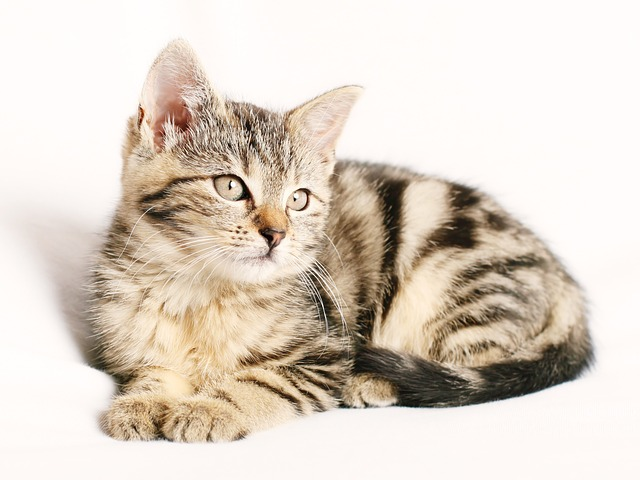
#> input picture opencv/data/cat.jpg, 640 x 480 px, found by its file name
$ jupyter execute practice.ipynb
#> lines starting #> are read from the running program, lines starting #| are printed output that depends on the picture
[cell 1]
import numpy as np
import matplotlib.pyplot as plt
from PIL import Image
import cv2

[cell 2]
img = cv2.imread('/home/kkyu/amr_ws/opencv/data/cat.jpg')
#> img is the input picture: shape (480, 640, 3); mean B, G, R 199, 210.7, 221.7
fix_img = cv2.cvtColor(img, cv2.COLOR_BGR2RGB)

cv2.rectangle(fix_img, pt1 = (150,50), pt2 = (350,300), color=(255,0,0), thickness=8)

font = cv2.FONT_HERSHEY_SIMPLEX
cv2.putText(fix_img, text = '(150,50)', org = (40,50),
            fontFace=font, fontScale=0.8, color = (0,0,0),
            thickness=2, lineType=cv2.LINE_AA) # LINE_AA : antialiased line

cv2.putText(fix_img, text = '(350,300)', org = (350,300),
            fontFace=font, fontScale=0.8, color = (0,0,0),
            thickness=2, lineType=cv2.LINE_AA)
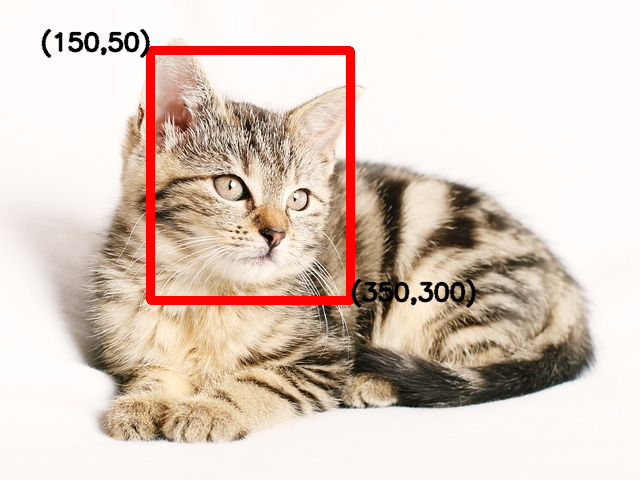
#> fix_img: shape (480, 640, 3); mean R, G, B 221.2, 204.1, 193

cv2.imshow('original', img)
cv2.imshow('fix_img', fix_img)

cv2.waitKey()
cv2.destroyAllWindows()


$ run again, with opencv/data/Giraffe.jpg copied over opencv/data/cat.jpg
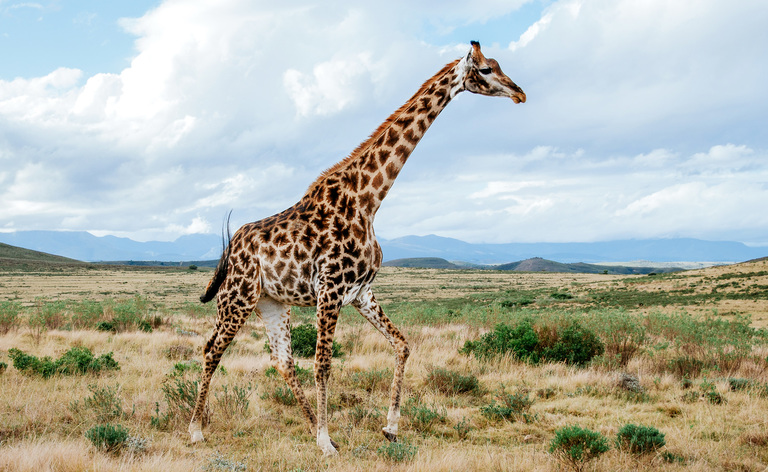
#> input picture opencv/data/Giraffe.jpg, 768 x 472 px, found by its file name
#> img is the input picture: shape (472, 768, 3); mean B, G, R 167.4, 178.8, 176.8
#> `cv2.putText(fix_img, text = '(350,300)', org = (350,300), fontFace=fon..`:
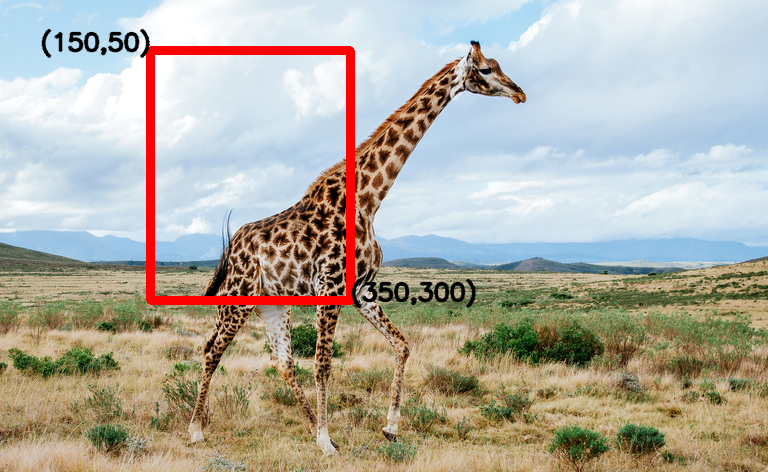
#> fix_img: shape (472, 768, 3); mean R, G, B 177.4, 173.7, 162.6
